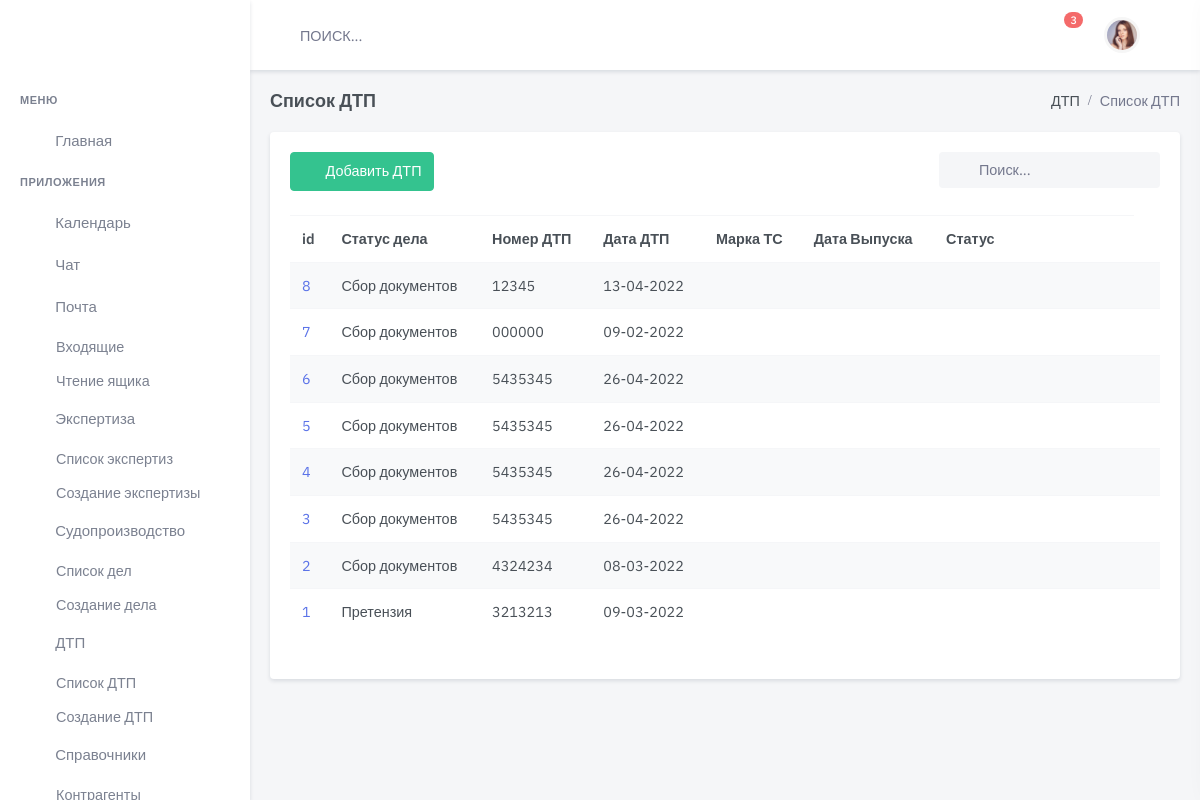
The page /accident/ on the database its author committed.
### accident/models.py (models this page shows, shortened)
class Accident(models.Model):
    status = models.ForeignKey(
        Status,
        on_delete=models.CASCADE,
        related_name='status_acc',
        blank=True,
        null=True, verbose_name='Статус  дела о ДТП')
    data = models.DateField(
        blank=True,
        null=True,
        default=None,
        verbose_name='Дата ДТП ')
    time = models.TimeField(
        blank=True,
        null=True,
        default=None,
        verbose_name='Время ДТП ')
    location_accident = models.CharField(
        max_length=400,
        blank=True,
        default=None,
        verbose_name='Место ДТП')
    number = models.CharField(
        max_length=24,
        blank=True,
        null=True,
        default=None,
        verbose_name='Номер протокола')
    dtp_doc = models.ForeignKey(
        AccidentDoc,
        on_delete=models.CASCADE,
        related_name='dtp_doc',
        blank=True,
        null=True, verbose_name='Документ Основание ')
    file_doc = models.FileField(
        upload_to='upload/protokol_doc/',
        null=True, default=None,
        verbose_name="Файл Основание",
        blank=True, )
    dtp_pos = models.ForeignKey(
        AccidentPos,
        on_delete=models.CASCADE,
        related_name='AccidentPos',
        blank=True,
        null=True,
        verbose_name='Документ Постановление ')
    file_pos = models.FileField(
        upload_to='upload/protokol_pos/',
        null=True,
        default=None,
        blank=True,
        verbose_name="Файл Постановление")
    court_info = models.ForeignKey(
        InfoCourt,
        on_delete=models.CASCADE,
        related_name='court_info',
        blank=True,
        null=True, verbose_name='Инфо о Судопроизводстве')
    data_insurance = models.DateField(
        blank=True,
        null=True,
        default=None,
        verbose_name='Дата обращения в Страховую')
    message = models.CharField(
        max_length=100000,
        blank=True,
        null=True,
        default=None,
        verbose_name='Комментарий')
    slug = models.SlugField(max_length=200, default=uuid.uuid1)
    is_active = models.BooleanField(default=True)
    created = models.DateTimeField(auto_now_add=True, auto_now=False)
    updated = models.DateTimeField(auto_now_add=False, auto_now=True)
    def __str__(self):
        return 'id {}, номер {}, место дтп {}, клиент{}'.format(self.id, self.number, self.location_accident,
                                    self.partner_accident.filter(type='True').first())
    class Meta:
        verbose_name = "ДТП  "
        verbose_name_plural = "ДТП"
        ordering = ['-created']

class Status(models.Model):
    name = models.CharField(
        max_length=100,
        blank=True,
        null=True,
        default=None,
        verbose_name='Наименование')
    comment = models.CharField(
        max_length=100,
        blank=True,
        null=True,
        default=None,
        verbose_name='Комментарий')
    is_active = models.BooleanField(default=True)
    created = models.DateTimeField(auto_now_add=True, auto_now=False)
    updated = models.DateTimeField(auto_now_add=False, auto_now=True)
    def __str__(self):
        return "%s" % self.name
    class Meta:
        verbose_name = 'Статус  дела о ДТП'
        verbose_name_plural = 'Статусы дела о ДТП'

### accident/views.py (the view)
# urls.py: path('', accident_list, name='accident-list'),
def accident_list(request):
    accident = Accident.objects.all()
    print(accident)
    return render(request,
                  'dist/accident/list.html',
                  {'accident': accident,
                   }
                  )

### client/models.py (called while the page is built)
    def __str__(self):
        return "%s" % self.name

    def __str__(self):
        return "%s" % self.status

### templates/dist/accident/list.html (shortened to what this page needs)
{% extends 'dist/index.html' %}
{% load static %}
{% block content %}
  <div class="main-content">
    <div class="page-content">
      <div class="container-fluid">
        <div class="row">
          <div class="col-12">
            <div class="page-title-box d-flex align-items-center justify-content-between">
              <h4 class="mb-0">Список ДТП</h4>
              <div class="page-title-right">
                <ol class="breadcrumb m-0">
                  <li class="breadcrumb-item"><a href="javascript: void(0);">ДТП</a></li>
                  <li class="breadcrumb-item active">Список ДТП</li>
                </ol>
              </div>
            </div>
          </div>
        </div>
        <div class="row">
          <div class="col-lg-12">
            <div class="card">
              <div class="card-body">
                <div class="row mb-2">
                  <div class="col-md-6">
                    <div class="mb-3">
                      <a href="{% url 'accident-new' %}" class="btn btn-success waves-effect waves-light">
                        <i class="mdi mdi-plus me-2"></i> Добавить ДТП</a>
                    </div>
                  </div>
                  <div class="col-md-6">
                    <div class="form-inline float-md-end mb-3">
                      <div class="search-box ms-2">
                        <div class="position-relative">
                          <input type="text" class="form-control rounded bg-light border-0" placeholder="Поиск...">
                          <i class="mdi mdi-magnify search-icon"></i>
                        </div>
                      </div>
                    </div>
                  </div>
                </div>
                <div class="table-responsive mb-4">
                  <table class="table table-striped table-nowrap mb-0">
                    <thead>
                    <tr>
                      <th scope="col">id</th>
                      <th scope="col">Статус дела</th>
                      <th scope="col">Номер ДТП</th>
                      <th scope="col">Дата ДТП</th>
                      <th scope="col">Марка ТС</th>
                      <th scope="col">Дата Выпуска</th>
                      <th scope="col" style="width: 200px;">Статус</th>
                    </tr>
                    </thead>
                    <tbody>
                    {% for item in accident %}
                      <tr>
                        <td>
                          <a href="/accident/accident-add-partner/{{ item.id }}/">{{ item.id }}</a>
                        </td>
                        <td>{{ item.status }}</td>
                        <td>{{ item.number }}</td>
                        <td>{{ item.data |date:"d-m-Y" }}</td>
                        <td>{{ item.client.name }}</td>
                        <td>{{ item.car.date_made }}</td>
                        <td>{{ item.car.data_reg|date:"d-m-Y" }}</td>
                        <td>
                        </td>
                      </tr>
                    {% endfor %}
                    </tbody>
                  </table>
                </div>
              </div>
            </div>
          </div>
        </div>
      </div>
    </div>
  </div>
{% endblock content %}

### rows shown on the page
Accident: id "8", status "Сбор документов", number "12345", data "13-04-2022"
Accident: id "7", status "Сбор документов", number "000000", data "09-02-2022"
Accident: id "6", status "Сбор документов", number "5435345", data "26-04-2022"
Accident: id "5", status "Сбор документов", number "5435345", data "26-04-2022"
Accident: id "4", status "Сбор документов", number "5435345", data "26-04-2022"
Accident: id "3", status "Сбор документов", number "5435345", data "26-04-2022"
Accident: id "2", status "Сбор документов", number "4324234", data "08-03-2022"
Accident: id "1", status "Претензия", number "3213213", data "09-03-2022"
